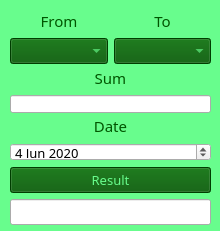
<?xml version="1.0" encoding="UTF-8"?>
<ui version="4.0">
 <class>converter</class>
 <widget class="QWidget" name="converter">
  <property name="geometry">
   <rect>
    <x>0</x>
    <y>0</y>
    <width>220</width>
    <height>231</height>
   </rect>
  </property>
  <property name="palette">
   <palette>
    <active>
     <colorrole role="Base">
      <brush brushstyle="SolidPattern">
       <color alpha="255">
        <red>255</red>
        <green>255</green>
        <blue>255</blue>
       </color>
      </brush>
     </colorrole>
     <colorrole role="Window">
      <brush brushstyle="SolidPattern">
       <color alpha="255">
        <red>104</red>
        <green>253</green>
        <blue>141</blue>
       </color>
      </brush>
     </colorrole>
    </active>
    <inactive>
     <colorrole role="Base">
      <brush brushstyle="SolidPattern">
       <color alpha="255">
        <red>255</red>
        <green>255</green>
        <blue>255</blue>
       </color>
      </brush>
     </colorrole>
     <colorrole role="Window">
      <brush brushstyle="SolidPattern">
       <color alpha="255">
        <red>104</red>
        <green>253</green>
        <blue>141</blue>
       </color>
      </brush>
     </colorrole>
    </inactive>
    <disabled>
     <colorrole role="Base">
      <brush brushstyle="SolidPattern">
       <color alpha="255">
        <red>104</red>
        <green>253</green>
        <blue>141</blue>
       </color>
      </brush>
     </colorrole>
     <colorrole role="Window">
      <brush brushstyle="SolidPattern">
       <color alpha="255">
        <red>104</red>
        <green>253</green>
        <blue>141</blue>
       </color>
      </brush>
     </colorrole>
    </disabled>
   </palette>
  </property>
  <property name="windowTitle">
   <string>Converter</string>
  </property>
  <widget class="QWidget" name="layoutWidget">
   <property name="geometry">
    <rect>
     <x>10</x>
     <y>10</y>
     <width>201</width>
     <height>215</height>
    </rect>
   </property>
   <layout class="QGridLayout" name="gridLayout_3">
    <item row="0" column="0">
     <layout class="QGridLayout" name="gridLayout">
      <item row="1" column="0">
       <widget class="QComboBox" name="comboBox">
        <property name="font">
         <font>
          <family>MS Reference Sans Serif</family>
          <pointsize>10</pointsize>
         </font>
        </property>
        <property name="cursor">
         <cursorShape>PointingHandCursor</cursorShape>
        </property>
        <property name="styleSheet">
         <string notr="true">color:  rgb(104, 253, 141);
background-color: rgb(0, 85, 0);</string>
        </property>
       </widget>
      </item>
      <item row="0" column="0">
       <widget class="QLabel" name="label_5">
        <property name="font">
         <font>
          <family>MS Reference Sans Serif</family>
          <pointsize>11</pointsize>
         </font>
        </property>
        <property name="styleSheet">
         <string notr="true">color: rgb(0, 85, 0);</string>
        </property>
        <property name="text">
         <string>From</string>
        </property>
        <property name="alignment">
         <set>Qt::AlignBottom|Qt::AlignHCenter</set>
        </property>
       </widget>
      </item>
      <item row="0" column="1">
       <widget class="QLabel" name="label_2">
        <property name="font">
         <font>
          <family>MS Reference Sans Serif</family>
          <pointsize>11</pointsize>
         </font>
        </property>
        <property name="styleSheet">
         <string notr="true">color: rgb(0, 85, 0);</string>
        </property>
        <property name="text">
         <string>To</string>
        </property>
        <property name="alignment">
         <set>Qt::AlignBottom|Qt::AlignHCenter</set>
        </property>
       </widget>
      </item>
      <item row="1" column="1">
       <widget class="QComboBox" name="comboBox_2">
        <property name="font">
         <font>
          <family>MS Reference Sans Serif</family>
          <pointsize>10</pointsize>
         </font>
        </property>
        <property name="cursor">
         <cursorShape>PointingHandCursor</cursorShape>
        </property>
        <property name="styleSheet">
         <string notr="true">color:  rgb(104, 253, 141);
background-color: rgb(0, 85, 0);</string>
        </property>
       </widget>
      </item>
     </layout>
    </item>
    <item row="1" column="0">
     <layout class="QGridLayout" name="gridLayout_2">
      <item row="0" column="0">
       <widget class="QLabel" name="label_3">
        <property name="font">
         <font>
          <family>MS Reference Sans Serif</family>
          <pointsize>11</pointsize>
         </font>
        </property>
        <property name="styleSheet">
         <string notr="true">color: rgb(0, 85, 0);</string>
        </property>
        <property name="text">
         <string>Sum</string>
        </property>
        <property name="alignment">
         <set>Qt::AlignBottom|Qt::AlignHCenter</set>
        </property>
       </widget>
      </item>
      <item row="2" column="0">
       <widget class="QLabel" name="label_4">
        <property name="font">
         <font>
          <family>MS Reference Sans Serif</family>
          <pointsize>11</pointsize>
         </font>
        </property>
        <property name="styleSheet">
         <string notr="true">color: rgb(0, 85, 0);</string>
        </property>
        <property name="text">
         <string>Date</string>
        </property>
        <property name="alignment">
         <set>Qt::AlignBottom|Qt::AlignHCenter</set>
        </property>
       </widget>
      </item>
      <item row="1" column="0">
       <widget class="QLineEdit" name="lineEdit_3">
        <property name="font">
         <font>
          <family>MS Reference Sans Serif</family>
          <pointsize>10</pointsize>
         </font>
        </property>
        <property name="styleSheet">
         <string notr="true">selection-background-color: rgb(154, 255, 154);
selection-color: rgb(0, 85, 0);</string>
        </property>
       </widget>
      </item>
      <item row="3" column="0">
       <widget class="QDateEdit" name="dateEdit">
        <property name="font">
         <font>
          <family>MS Reference Sans Serif</family>
          <pointsize>10</pointsize>
         </font>
        </property>
        <property name="styleSheet">
         <string notr="true">selection-background-color: rgb(154, 255, 154);
selection-color: rgb(0, 85, 0);</string>
        </property>
        <property name="dateTime">
         <datetime>
          <hour>0</hour>
          <minute>0</minute>
          <second>0</second>
          <year>2020</year>
          <month>6</month>
          <day>4</day>
         </datetime>
        </property>
        <property name="minimumDate">
         <date>
          <year>1970</year>
          <month>6</month>
          <day>4</day>
         </date>
        </property>
       </widget>
      </item>
     </layout>
    </item>
    <item row="2" column="0">
     <widget class="QPushButton" name="pushButton">
      <property name="font">
       <font>
        <family>MS Reference Sans Serif</family>
        <pointsize>10</pointsize>
       </font>
      </property>
      <property name="cursor">
       <cursorShape>PointingHandCursor</cursorShape>
      </property>
      <property name="styleSheet">
       <string notr="true">color:  rgb(104, 253, 141);
background-color: rgb(0, 85, 0);</string>
      </property>
      <property name="text">
       <string>Result</string>
      </property>
     </widget>
    </item>
    <item row="3" column="0">
     <widget class="QLineEdit" name="lineEdit">
      <property name="font">
       <font>
        <family>MS Reference Sans Serif</family>
        <pointsize>10</pointsize>
       </font>
      </property>
      <property name="styleSheet">
       <string notr="true">selection-background-color: rgb(154, 255, 154);
selection-color: rgb(0, 85, 0);</string>
      </property>
     </widget>
    </item>
   </layout>
  </widget>
 </widget>
 <resources/>
 <connections/>
</ui>
